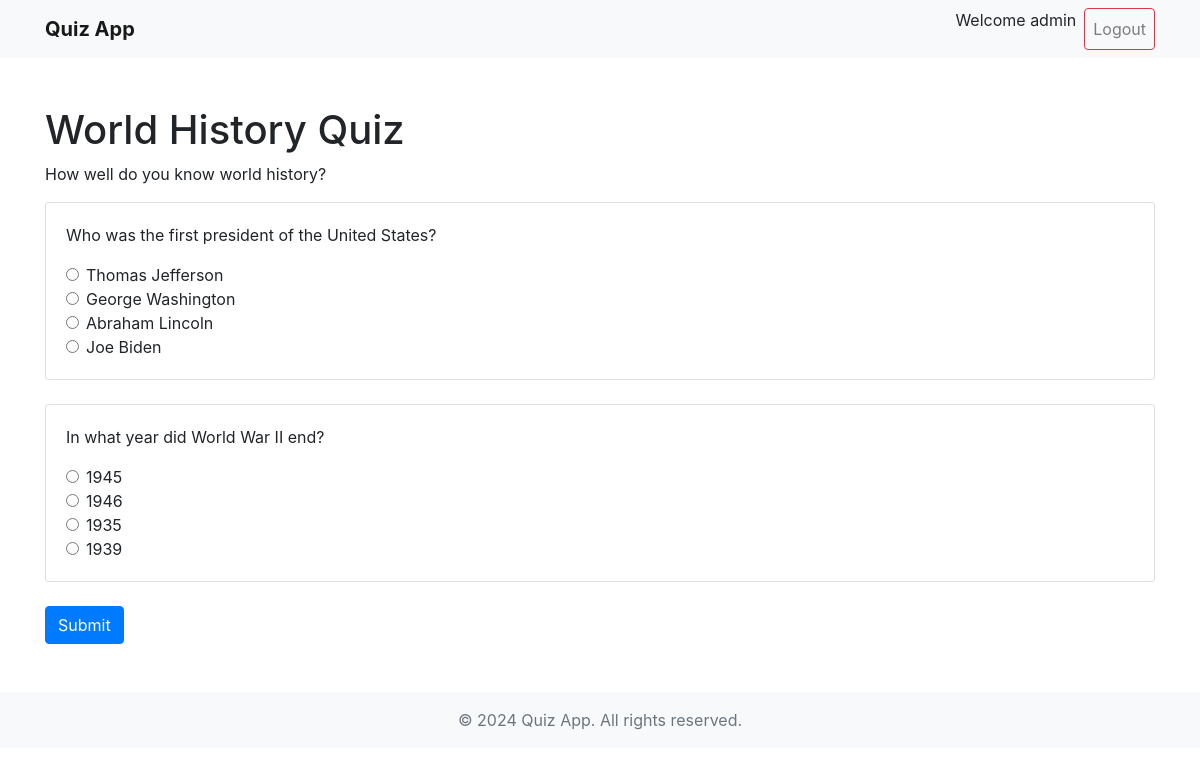
Screenshot of /quiz/2/ (signed in) with the database file from the repository.
### home/models.py (models this page shows, shortened)
class Quiz(models.Model):
    category = models.ForeignKey(Category, on_delete=models.CASCADE)
    title = models.CharField(max_length=200)
    description = models.TextField()

class Question(models.Model):
    quiz = models.ForeignKey(Quiz, on_delete=models.CASCADE)
    question_text = models.CharField(max_length=200)

class Choice(models.Model):
    question = models.ForeignKey(Question, on_delete=models.CASCADE)
    choice_text = models.CharField(max_length=200)
    is_correct = models.BooleanField(default=False)

### home/views.py (the view)
# urls.py: path('quiz/<int:quiz_id>/', views.quiz_detail, name='quiz_detail'),
@login_required
def quiz_detail(request, quiz_id):
    quiz = get_object_or_404(Quiz, pk=quiz_id)
    return render(request, 'quiz_detail.html', {'quiz': quiz})

### templates/quiz_detail.html (shortened to what this page needs)
{% extends 'base.html' %}
{% block content %}
<div class="mt-4">
    <h1>{{ quiz.title }}</h1>
    <p>{{ quiz.description }}</p>
    <form method="post" action="{% url 'submit_quiz' quiz.id %}">
        {% for question in quiz.question_set.all %}
            <div class="card mb-4">
                <div class="card-body">
                    <p class="card-text">{{ question.question_text }}</p>
                    {% for choice in question.choice_set.all %}
                        <div class="form-check">
                            <input class="form-check-input" type="radio" name="{{ question.id }}" value="{{ choice.id }}" id="choice{{ choice.id }}">
                            <label class="form-check-label" for="choice{{ choice.id }}">
                                {{ choice.choice_text }}
                            </label>
                        </div>
                    {% endfor %}
                </div>
            </div>
        {% endfor %}
        <button type="submit" class="btn btn-primary">Submit</button>
    </form>
</div>
{% endblock %}

### templates/base.html (shortened to what this page needs)
{% load static %}
<!DOCTYPE html>
<html lang="en">
<head>
    <link href="https://stackpath.bootstrapcdn.com/bootstrap/4.5.2/css/bootstrap.min.css" rel="stylesheet">
</head>
<body>
    <nav class="navbar navbar-expand-lg navbar-light bg-light">
        <div class="container">
            <a class="navbar-brand font-weight-bold" href="/">Quiz App</a>
            <div class="collapse navbar-collapse" id="navbarNav">
                <ul class="navbar-nav ml-auto">
                    {% if user.is_authenticated %}
                    <p class="absolute right-40">Welcome {{user}}</p>
                        <li class="nav-item">
                            <a class="nav-link btn btn-outline-danger ml-2" href="{% url 'customlogout' %}">Logout</a>
                        </li>
                    {% endif %}
                </ul>
            </div>
        </div>
    </nav>
    <div class="container my-5">
        {% block content %}{% endblock %}
    </div>
    <footer class="bg-light py-3">
        <div class="container text-center">
            <span class="text-muted">&copy; 2024 Quiz App. All rights reserved.</span>
        </div>
    </footer>
</body>
</html>

### rows the page displays
Quiz: title "World History Quiz", description "How well do you know world history?"
Question: question_text "Who was the first president of the United States?"
Choice: choice_text "Thomas Jefferson"
Choice: choice_text "George Washington"
Choice: choice_text "Abraham Lincoln"
Choice: choice_text "Joe Biden"
Question: question_text "In what year did World War II end?"
Choice: choice_text "1945"
Choice: choice_text "1946"
Choice: choice_text "1935"
Choice: choice_text "1939"

### other values shown
{{ user }} "admin"
